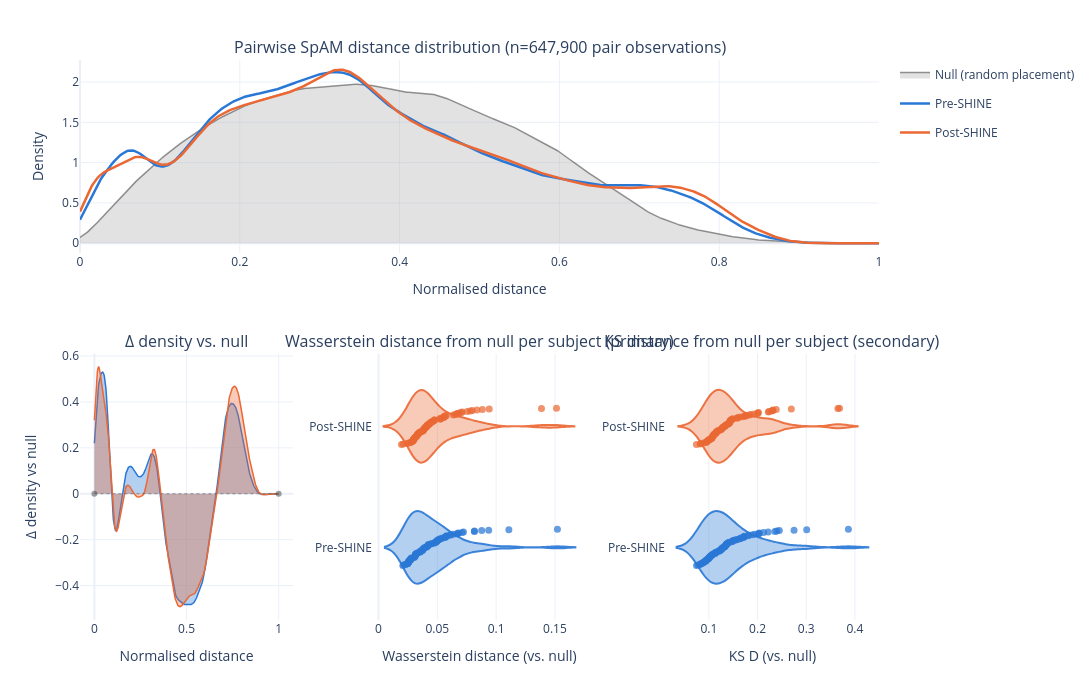

Here is the notebook cell this chart was saved with:
### Markdown cell above
## 3. Pairwise distance distributions vs. the random-assignment null

Per-cohort distribution of pairwise SpAM distances (main trials, all retained subjects) against
the null distribution of pairwise distances under uniformly-random placement (same simulation as
`analysis/pilot/simulate_null_distances.py`, `num_dots=20` matching `images_per_trial`). Distance
from null is quantified two ways: **Wasserstein (earth mover's) distance is the primary measure**
-- it integrates over the full gap between the trial's distance distribution and the null, so it's
sensitive to *how far apart* the two distributions are, not just whether their shapes differ. **KS
distance (D statistic) is kept as a secondary/shape-robustness check** (it only captures the
maximum CDF gap). Both are compared between cohorts with a Mann-Whitney U test on per-subject means.

We also check, descriptively, whether each cohort's *pooled* distances actually differ from the
null at all (not just from each other) via a single Wasserstein distance + KS test per cohort
against the null sample. This pools all of a cohort's trial-level pairwise-distance observations
into one sample, so the resulting KS p-value is not a valid independent-samples test (observations
within a trial/subject aren't independent) -- it's reported as a directional/magnitude check, not
a formal inference.

### Code cell
null_distribution = simulate_null_distances(num_dots=20, num_trials=1000, seed=42)
dists = {c: pairwise_distance_values(trials_main[c]) for c in _COHORTS}
wasserstein_dist = {c: subject_wasserstein_distance(trials_main[c], null_distribution) for c in _COHORTS}
ks_distance = {c: subject_ks_distance(trials_main[c], null_distribution) for c in _COHORTS}

fig_distance_vs_null(dists, null_distribution, wasserstein_dist, ks_distance).show()
